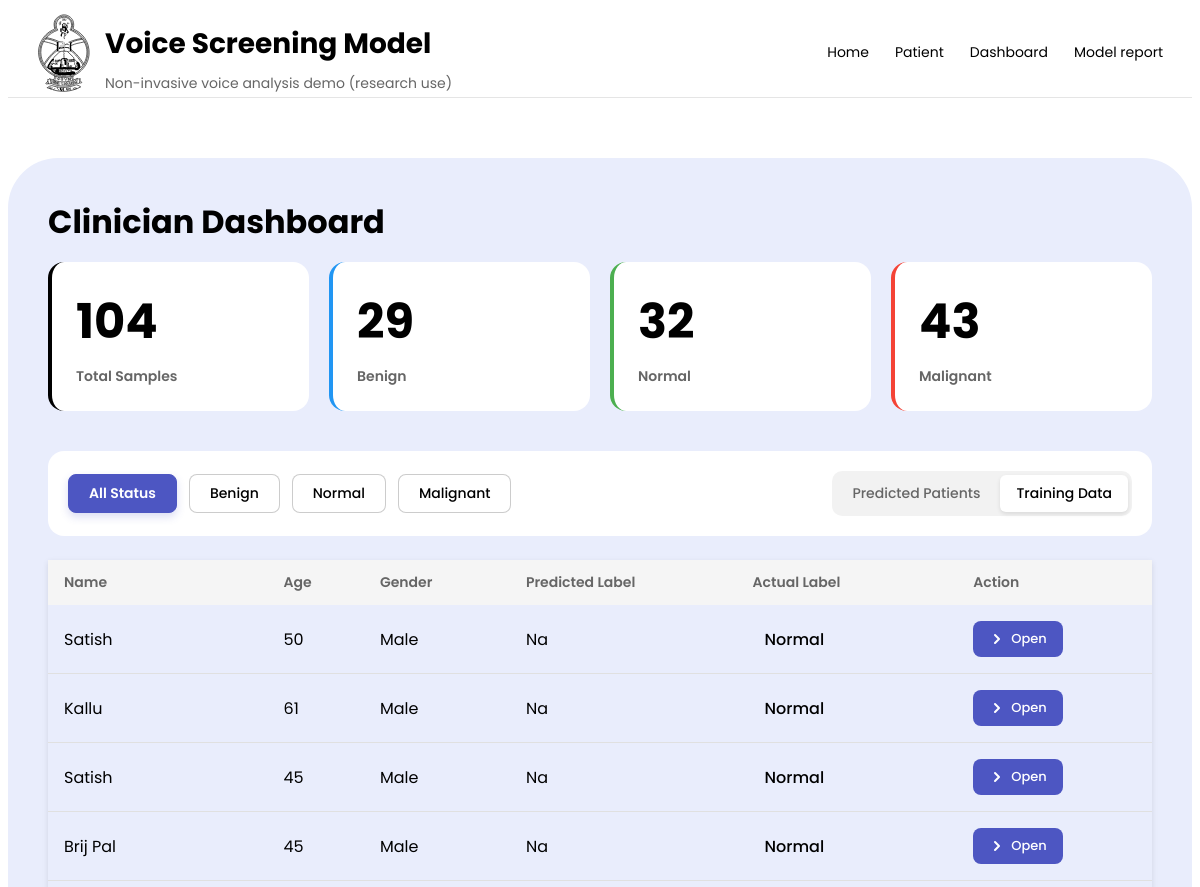
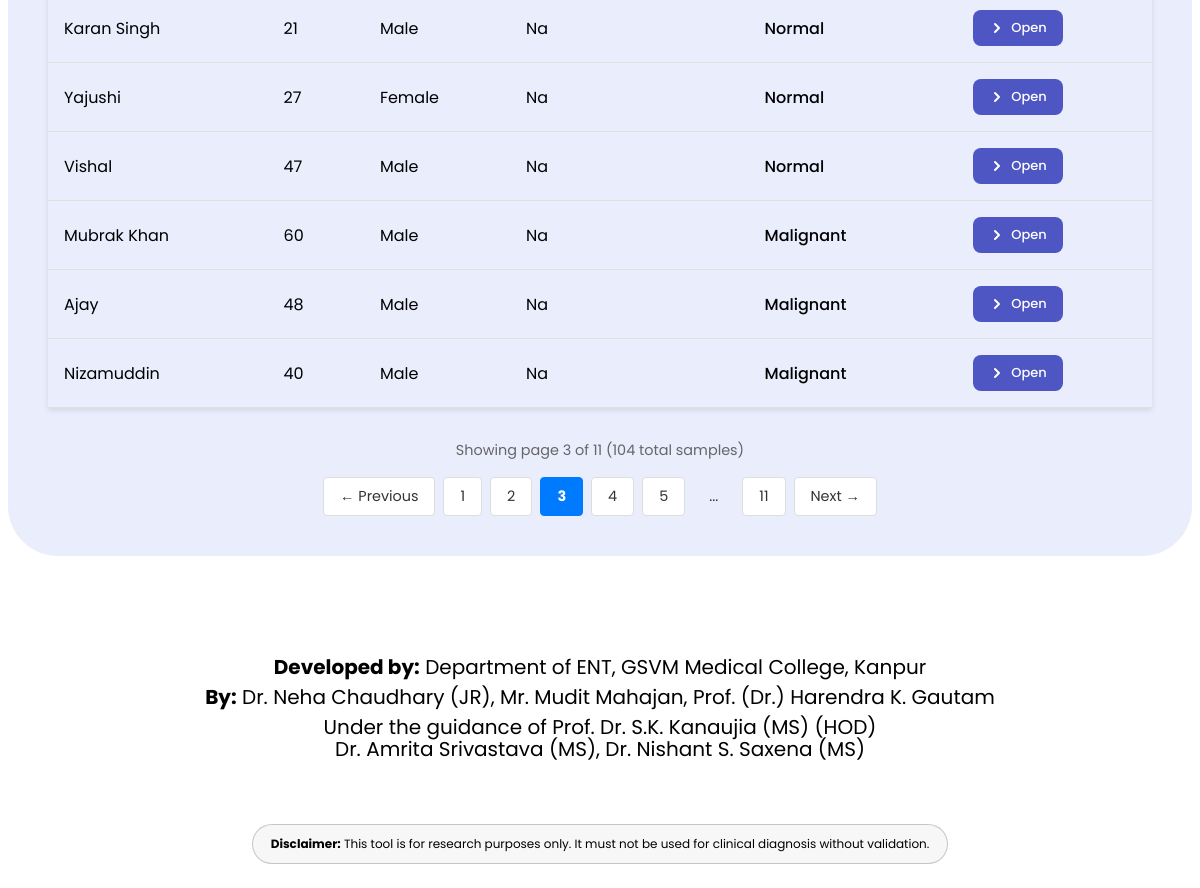
The page /dashboard?page=3&filter=all&source=training on the database its author committed (2 pictures, top to bottom).
### app/models_db.py (models this page shows)
class Patients(SQLModel, table=True):
    id: Optional[int] = Field(default=None, primary_key = True)
    name: str
    age: int
    gender: str
    created_at: datetime = Field(default_factory=datetime.now)
    audio_path: str
    duration_sec: float
    actual_label: Optional[str] = None
    predicted_label: Optional[str] = None
    predicted_proba_json: Optional[str] = Field(default = "{}")
    segments: list["SegmentPredictions"] = Relationship(back_populates = "patient")

### app/main.py (the view)
@app.get("/dashboard", response_class=HTMLResponse)
def dashboard(
    request: Request,
    page: int = 1,
    source: str = "predicted",
    filter: str = "all",
    session: Session = Depends(get_session)
):
    per_page = 10
    if source == "training":
        base_query = (select(Patients)
                        .join(TrainingData, Patients.id == TrainingData.patient_id)
                        .order_by(Patients.created_at.desc()
                        )
                    )
    else:
        base_query = (select(Patients)
                        .outerjoin(TrainingData, Patients.id == TrainingData.patient_id)
                        .where(TrainingData.patient_id.is_(None))
                        .order_by(Patients.created_at.desc()
                        )
                    )
    all_rows = session.exec(base_query).all()
    total_count = len(all_rows)
    if source == "training":
        benign_count = len([r for r in all_rows if r.actual_label == "benign"])
        malignant_count = len([r for r in all_rows if r.actual_label == "malignant"])
        normal_count = len([r for r in all_rows if r.actual_label == "normal"])
    else:
        benign_count = len([r for r in all_rows if r.predicted_label == "benign"])
        malignant_count = len([r for r in all_rows if r.predicted_label == "malignant"])
        normal_count = len([r for r in all_rows if r.predicted_label == "normal"])
    if filter != "all":
        if source == "training":
            filtered_rows = [r for r in all_rows if r.actual_label == filter]
        else:
            filtered_rows = [r for r in all_rows if r.predicted_label == filter]
    else:
        filtered_rows = all_rows
    total_pages = (len(filtered_rows) + per_page - 1) // per_page
    offset = (page - 1) * per_page
    rows = filtered_rows[offset:offset+per_page]
    label_map = {
        "0": "Benign",
        "1": "Malignant",
        "2": "Normal",
    }
    mapped_rows = []
    for row in rows:
        predicted_label_display = label_map.get(
            row.predicted_label,
            row.predicted_label.capitalize() if row.predicted_label else 'NA'
        )
        if predicted_label_display not in label_map:
            predicted_label_display = predicted_label_display.capitalize()
        actual_display = None
        if row.actual_label:
            actual_display = label_map.get(row.actual_label, row.actual_label.capitalize())
        mapped_rows.append({
            "id": row.id,
            "name": row.name,
            "age": row.age,
            "gender": row.gender,
            "duration_sec": row.duration_sec,
            "predicted_label": predicted_label_display,
            "actual_label": actual_display,
        })
    return templates.TemplateResponse("dashboard.html",
        {
            "request": request,
            "rows": mapped_rows,
            "benign_count": benign_count,
            "malignant_count": malignant_count,
            "normal_count": normal_count,
            "current_filter": filter,
            "source": source,
            "page": page,
            "total_pages": total_pages,
            "total_count": total_count,
        },
    )

### app/templates/dashboard.html
{% extends "base.html" %}
{% block content %}
<section class="dashboard-card">
  <h2>Clinician Dashboard</h2>
  <div class="stats-grid">
    <div class="stat-card stat-total">
      <div class="stat-number">{{ total_count }}</div>
      <div class="stat-label">Total Samples</div>
    </div>
    <div class="stat-card stat-benign">
      <div class="stat-number">{{ benign_count }}</div>
      <div class="stat-label">Benign</div>
    </div>
    <div class="stat-card stat-normal">
      <div class="stat-number">{{ normal_count }}</div>
      <div class="stat-label">Normal</div>
    </div>
    <div class="stat-card stat-critical">
      <div class="stat-number">{{ malignant_count }}</div>
      <div class="stat-label">Malignant</div>
    </div>
  </div>
  <div class="dashboard-controls">
    <div class="filter-buttons">
      <a href="/dashboard?filter=all&source={{ source }}"
         class="filter-btn {% if current_filter == 'all' %}active{% endif %}">
        All Status
      </a>
      <a href="/dashboard?filter=benign&source={{ source }}"
         class="filter-btn {% if current_filter == 'benign' %}active{% endif %}">
        Benign
      </a>
      <a href="/dashboard?filter=normal&source={{ source }}"
         class="filter-btn {% if current_filter == 'normal' %}active{% endif %}">
        Normal
      </a>
      <a href="/dashboard?filter=malignant&source={{ source }}"
         class="filter-btn {% if current_filter == 'malignant' %}active{% endif %}">
        Malignant
      </a>
    </div>
    <div class="data-source-toggle">
      <a href="/dashboard?filter={{ current_filter }}&source=predicted"
         class="toggle-btn {% if source == 'predicted' %}active{% endif %}">
        Predicted Patients
      </a>
      <a href="/dashboard?filter={{ current_filter }}&source=training"
         class="toggle-btn {% if source == 'training' %}active{% endif %}">
        Training Data
      </a>
    </div>
  </div>
  <div class="tableWrap">
    <table class="dashboard-table">
      <thead>
        <tr>
          <th>Name</th>
          <th>Age</th>
          <th>Gender</th>
          <th>Predicted Label</th>
          <th>Actual Label</th>
          <th>Action</th>
        </tr>
      </thead>
      <tbody>
        {% for r in rows %}
        <tr>
          <td>
            <div class="patient-info">
              <div>{{ r.name }}</div>
            </div>
          </td>
          <td>{{ r.age }}</td>
          <td>{{ r.gender.capitalize() }}</td>
          <td>{{ r.predicted_label }}</td>
          <td>
            <span class="status-badge status-{{ r.actual_label }}">
              {{ r.actual_label }}
            </span>
          </td>
          <td>
            <a href="/dashboard/patient/{{ r.id }}" class="action-btn">
              <svg width="16" height="16" viewBox="0 0 16 16" fill="None">
                <path d="M6 12L10 8L6 4" stroke="currentColor" stroke-width="2" stroke-linecap="round" stroke-linejoin="round" />
              </svg>
              Open
            </a>
          </td>
        </tr>
        {% endfor %}
      </tbody>
    </table>
  </div>
  {% if total_pages > 1 %}
  <div class="pagination-controls">
    <div class="pagination-info">
      Showing page {{ page }} of {{ total_pages }} ({{ total_count }} total samples)
    </div>
    <div class="pagination-buttons">
      {% if page > 1 %}
        <a href="/dashboard?page={{ page - 1 }}&filter={{ current_filter }}&source={{ source }}"
          class="pagination-btn">
          ← Previous
        </a>
      {% else %}
        <span class="pagination-btn disabled">← Previous</span>
      {% endif %}
      {% for p in range(1, total_pages + 1) %}
        {% if p == page %}
          <span class="pagination-btn active">{{ p }}</span>
        {% elif p == 1 or p == total_pages or (p >= page - 2 and p <= page + 2) %}
          <a href="/dashboard?page={{ p }}&filter={{ current_filter }}&source={{ source }}"
            class="pagination-btn">
            {{ p }}
          </a>
        {% elif p == page - 3 or p == page + 3 %}
          <span class="pagination-btn ellipsis">...</span>
        {% endif %}
      {% endfor %}
      {% if page < total_pages %}
        <a href="/dashboard?page={{ page + 1 }}&filter={{ current_filter }}&source={{ source }}"
          class="pagination-btn">
          Next →
        </a>
      {% else %}
        <span class="pagination-btn disabled">Next →</span>
      {% endif %}
    </div>
  </div>
  {% endif %}
</section>
{% endblock %}

### app/static/app.css (style rules this page uses)
body { overflow-x: hidden; background: #FFFFFF; color: #000000; }
.stats-grid { display: grid; grid-template-columns: repeat(4, 1fr); gap: 20px; margin-bottom: 40px; }
.stat-card { background: #FFFFFF; border-radius: 16px; padding: 24px; border-left: 4px solid; font-family: 'Poppins', sans-serif; font-weight: 600; font-size: 16px; }
.stat-total { border-left-color: #000000; }
.stat-benign { border-left-color: #2196F3; }
.stat-normal { border-left-color: #4CAF50; }
.stat-critical { border-left-color: #F44336; }
.stat-number { font-size: 48px; font-weight: 700; color: #000000; margin-bottom: 8px; }
.stat-label { font-size: 14px; color: #666666; }
.dashboard-controls { display: flex; justify-content: space-between; align-items: center; margin-bottom: 24px; flex-wrap: wrap; gap: 16px; }
.filter-buttons { display: flex; gap: 12px; flex-wrap: wrap; }
.filter-btn { padding: 8px 20px; border: 1px solid rgba(0, 0, 0, 0.2); border-radius: 8px; background: #FFFFFF; color: #000000; text-decoration: none; font-family: 'Poppins', sans-serif; font-size: 14px; font-weight: 500; transition: all 0.3s ease; cursor: pointer; }
.filter-btn.active { background: #4D56C2; color: #FFFFFF; border-color: #4D56C2; font-weight: 600; box-shadow: 0 4px 8px rgba(77, 86, 194, 0.2); }
.data-source-toggle { display: flex; gap: 4px; background: rgba(0, 0, 0, 0.05); padding: 4px; border-radius: 10px; }
.toggle-btn { padding: 8px 16px; border-radius: 6px; background: transparent; color: #666666; text-decoration: none; font-size: 14px; font-weight: 500; font-family: 'Poppins', sans-serif; transition: all 0.3s ease; }
.toggle-btn.active { background: #FFFFFF; color: #000000; box-shadow: 0 2px 4px rgba(0, 0, 0, 0.1); }
.dashboard-table { width: 100%; border-collapse: separate; border-spacing: 0; font-weight: 400; font-family: 'Poppins', sans-serif; box-shadow: 0 2px 6px rgba(0, 0, 0, 0.1); }
.dashboard-table thead { background: #F5F5F5; font-family: 'Poppins', sans-serif; font-weight: 600; font-size: 16px; }
.dashboard-table th { padding: 12px 16px; text-align: left; font-size: 14px; font-weight: 600; color: #666666; }
.dashboard-table td { padding: 16px; border-bottom: 1px solid #E0E0E0; }
.patient-info { display: flex; align-items: center; gap: 12px; font-family: 'Poppins', sans-serif; font-weight: 400; font-size: 16px; }
.action-btn { display: inline-flex; align-items: center; gap: 6px; padding: 8px 16px; background: #4D56C2; color: white; text-decoration: none; border-radius: 8px; font-size: 13px; font-weight: 500; font-family: 'Poppins', sans-serif; transition: all 0.2s; }
.action-btn svg { width: 16px; height: 16px; }
.status-badge { padding: 6px 12px; border-radius: 16px; font-size: 16px; font-family: 'Poppins', sans-serif; font-weight: 500; }
.dashboard-card { max-width: 1200px; margin: 60px auto; padding: 40px; background: #E9EDFC; border-radius: 50px; box-sizing: border-box; }
.dashboard-card h2 { font-family: 'Poppins', sans-serif; font-weight: 700; font-size: 32px; color: #000000; margin: 0 0 16px 0; }
.dashboard-controls { display: flex; justify-content: space-between; align-items: center; margin: 30px 0 24px 0; padding: 20px; background: #FFFFFF; border-radius: 16px; flex-wrap: wrap; gap: 20px; }
.pagination-controls { margin-top: 2rem; display: flex; flex-direction: column; gap: 1rem; align-items: center; }
.pagination-info { color: #666; font-size: 0.9rem; font-family: 'Poppins', sans-serif; }
.pagination-buttons { display: flex; gap: 0.5rem; align-items: center; flex-wrap: wrap; justify-content: center; font-family: 'Poppins', sans-serif; }
.pagination-btn { padding: 0.5rem 1rem; border: 1px solid #ddd; border-radius: 4px; background: white; color: #333; text-decoration: none; transition: all 0.2s; font-size: 0.9rem; }
.pagination-btn.active { background: #007bff; color: white; border-color: #007bff; font-weight: bold; }
.pagination-btn.ellipsis { border: none; background: none; cursor: default; }

### rows shown on the page
Patients: name "Satish", age "50", gender "Male", predicted_label "Na", actual_label "Normal"
Patients: name "Kallu", age "61", gender "Male", predicted_label "Na", actual_label "Normal"
Patients: name "Satish", age "45", gender "Male", predicted_label "Na", actual_label "Normal"
Patients: name "Brij Pal", age "45", gender "Male", predicted_label "Na", actual_label "Normal"
Patients: name "Karan Singh", age "21", gender "Male", predicted_label "Na", actual_label "Normal"
Patients: name "Yajushi", age "27", gender "Female", predicted_label "Na", actual_label "Normal"
Patients: name "Vishal", age "47", gender "Male", predicted_label "Na", actual_label "Normal"
Patients: name "Mubrak Khan", age "60", gender "Male", predicted_label "Na", actual_label "Malignant"
Patients: name "Ajay", age "48", gender "Male", predicted_label "Na", actual_label "Malignant"
Patients: name "Nizamuddin", age "40", gender "Male", predicted_label "Na", actual_label "Malignant"

### other values the page prints
{{ total_count }} "104"
{{ benign_count }} "29"
{{ normal_count }} "32"
{{ malignant_count }} "43"
{{ page }} "3"
{{ total_pages }} "11"
{{ p }} "1" "2" "4" "5" "11"
{{ p }} "3"
